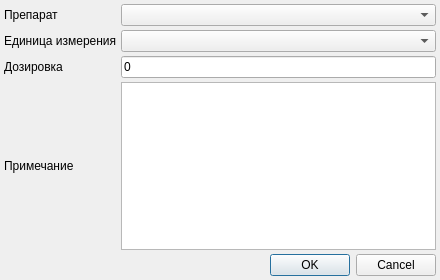
<?xml version="1.0" encoding="UTF-8"?>
<ui version="4.0">
 <class>RLSExtendedEditor</class>
 <widget class="QDialog" name="RLSExtendedEditor">
  <property name="windowModality">
   <enum>Qt::ApplicationModal</enum>
  </property>
  <property name="geometry">
   <rect>
    <x>0</x>
    <y>0</y>
    <width>440</width>
    <height>280</height>
   </rect>
  </property>
  <property name="sizePolicy">
   <sizepolicy hsizetype="Preferred" vsizetype="Preferred">
    <horstretch>0</horstretch>
    <verstretch>0</verstretch>
   </sizepolicy>
  </property>
  <property name="windowTitle">
   <string>Dialog</string>
  </property>
  <layout class="QGridLayout" name="gridLayout_2">
   <property name="margin">
    <number>4</number>
   </property>
   <property name="spacing">
    <number>4</number>
   </property>
   <item row="0" column="0">
    <layout class="QGridLayout" name="gridLayout">
     <property name="spacing">
      <number>4</number>
     </property>
     <item row="2" column="0">
      <widget class="QLabel" name="llblAmount">
       <property name="text">
        <string>Дозировка</string>
       </property>
      </widget>
     </item>
     <item row="0" column="1">
      <widget class="CRLSComboBox" name="cmbRLS"/>
     </item>
     <item row="1" column="1">
      <widget class="CRBComboBox" name="cmbForm"/>
     </item>
     <item row="0" column="0">
      <widget class="QLabel" name="lblRLS">
       <property name="text">
        <string>Препарат</string>
       </property>
      </widget>
     </item>
     <item row="3" column="1">
      <widget class="QTextEdit" name="edtNote"/>
     </item>
     <item row="3" column="0">
      <widget class="QLabel" name="lblNote">
       <property name="text">
        <string>Примечание</string>
       </property>
      </widget>
     </item>
     <item row="1" column="0">
      <widget class="QLabel" name="lblForm">
       <property name="text">
        <string>Единица измерения</string>
       </property>
      </widget>
     </item>
     <item row="2" column="1">
      <widget class="QLineEdit" name="edtAmount">
       <property name="text">
        <string>0</string>
       </property>
       <property name="cursorPosition">
        <number>1</number>
       </property>
      </widget>
     </item>
    </layout>
   </item>
   <item row="1" column="0">
    <widget class="QDialogButtonBox" name="buttonBox">
     <property name="orientation">
      <enum>Qt::Horizontal</enum>
     </property>
     <property name="standardButtons">
      <set>QDialogButtonBox::Cancel|QDialogButtonBox::Ok</set>
     </property>
    </widget>
   </item>
  </layout>
 </widget>
 <customwidgets>
  <customwidget>
   <class>CRLSComboBox</class>
   <extends>QComboBox</extends>
   <header>library/RLS/RLSComboBox.h</header>
  </customwidget>
  <customwidget>
   <class>CRBComboBox</class>
   <extends>QComboBox</extends>
   <header>library/crbcombobox.h</header>
  </customwidget>
 </customwidgets>
 <resources/>
 <connections>
  <connection>
   <sender>buttonBox</sender>
   <signal>accepted()</signal>
   <receiver>RLSExtendedEditor</receiver>
   <slot>accept()</slot>
   <hints>
    <hint type="sourcelabel">
     <x>248</x>
     <y>254</y>
    </hint>
    <hint type="destinationlabel">
     <x>157</x>
     <y>274</y>
    </hint>
   </hints>
  </connection>
  <connection>
   <sender>buttonBox</sender>
   <signal>rejected()</signal>
   <receiver>RLSExtendedEditor</receiver>
   <slot>reject()</slot>
   <hints>
    <hint type="sourcelabel">
     <x>316</x>
     <y>260</y>
    </hint>
    <hint type="destinationlabel">
     <x>286</x>
     <y>274</y>
    </hint>
   </hints>
  </connection>
 </connections>
</ui>
